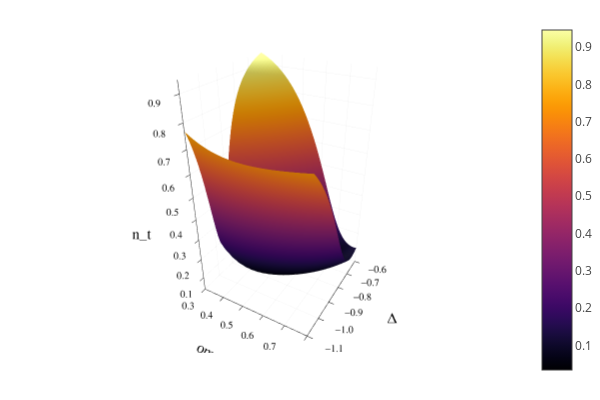

Notebook code for this chart:
### Code cell
data3d=CSV.read("delta_omega_sweep.csv", DataFrame)
nesurf=Array(data3d[:,Between(:x1, end)])
row=convert(Int64,size(nesurf)[2]/2)
nsurf=nesurf[:,1:row];
esurf=nesurf[:,row+1:end];
surface(data3d.omega,data3d.delta,nsurf,xlabel="omega",ylabel="Δ",zlabel="n_t",xticks=0.3:0.1:0.8,yticks=-1.1:0.1:-0.6,zticks=0:0.1:0.9)

### Figure 1 — Plotly figure (JSON) as saved in the notebook; plotly's stock layout.template omitted (floating-point values rounded to 4 significant figures; data arrays with more than 128 entries replaced by an {"elided": "..."} marker saying what was removed)
{"data": [{"colorbar": {"title": ""}, "colorscale": {"elided": "256x2 mixed values"}, "hoverinfo": "none", "name": "y1", "opacity": null, "scene": "scene", "showlegend": false, "showscale": true, "type": "surface", "x": [0.3, 0.31, 0.32, 0.33, 0.34, 0.35, 0.36, 0.37, 0.38, 0.39, 0.4, 0.41, 0.42, 0.43, 0.44, 0.45, 0.46, 0.47, 0.48, 0.49, 0.5, 0.51, 0.52, 0.53, 0.54, 0.55, 0.56, 0.57, 0.58, 0.59, 0.6, 0.61, 0.62, 0.63, 0.64, 0.65, 0.66, 0.67, 0.68, 0.69, 0.7, 0.71, 0.72, 0.73, 0.74, 0.75, 0.76, 0.77, 0.78, 0.79, 0.8], "xaxis": "x", "y": [-1.1, -1.09, -1.08, -1.07, -1.06, -1.05, -1.04, -1.03, -1.02, -1.01, -1, -0.99, -0.98, -0.97, -0.96, -0.95, -0.94, -0.93, -0.92, -0.91, -0.9, -0.89, -0.88, -0.87, -0.86, -0.85, -0.84, -0.83, -0.82, -0.81, -0.8, -0.79, -0.78, -0.77, -0.76, -0.75, -0.74, -0.73, -0.72, -0.71, -0.7, -0.69, -0.68, -0.67, -0.66, -0.65, -0.64, -0.63, -0.62, -0.61, -0.6], "yaxis": "y", "z": {"elided": "51x51 float values"}, "zaxis": "z", "zmax": 0.9463, "zmin": 0.03381}], "layout": {"annotations": [], "height": 400, "legend": {"bgcolor": "rgba(255, 255, 255, 1.000)", "bordercolor": "rgba(0, 0, 0, 1.000)", "borderwidth": 1, "font": {"color": "rgba(0, 0, 0, 1.000)", "family": "sans-serif", "size": 11}, "title": {"font": {"color": "rgba(0, 0, 0, 1.000)", "family": "sans-serif", "size": 15}, "text": ""}, "tracegroupgap": 0, "traceorder": "normal", "x": 1, "xanchor": "auto", "y": 1, "yanchor": "auto"}, "margin": {"b": 20, "l": 0, "r": 0, "t": 20}, "paper_bgcolor": "rgba(255, 255, 255, 1.000)", "plot_bgcolor": "rgba(255, 255, 255, 1.000)", "scene": {"camera": {"eye": {"x": 1.126, "y": -1.95, "z": 1.3}}, "domain": {"x": [0.09128, 0.9934], "y": [0.07581, 0.9902]}, "xaxis": {"gridcolor": "rgba(0, 0, 0, 0.100)", "gridwidth": 0.5, "linecolor": "rgba(0, 0, 0, 1.000)", "mirror": false, "range": [0.3, 0.8], "showgrid": true, "showline": true, "showticklabels": true, "tickangle": 0, "tickcolor": "rgb(0, 0, 0)", "tickfont": {"color": "rgba(0, 0, 0, 1.000)", "family": "sans-serif", "size": 11}, "tickmode": "array", "ticks": "inside", "ticktext": ["0.3", "0.4", "0.5", "0.6", "0.7", "0.8"], "tickvals": [0.3, 0.4, 0.5, 0.6, 0.7, 0.8], "title": "omega", "titlefont": {"color": "rgba(0, 0, 0, 1.000)", "family": "sans-serif", "size": 15}, "type": "-", "visible": true, "zeroline": false, "zerolinecolor": "rgba(0, 0, 0, 1.000)"}, "yaxis": {"gridcolor": "rgba(0, 0, 0, 0.100)", "gridwidth": 0.5, "linecolor": "rgba(0, 0, 0, 1.000)", "mirror": false, "range": [-1.1, -0.6], "showgrid": true, "showline": true, "showticklabels": true, "tickangle": 0, "tickcolor": "rgb(0, 0, 0)", "tickfont": {"color": "rgba(0, 0, 0, 1.000)", "family": "sans-serif", "size": 11}, "tickmode": "array", "ticks": "inside", "ticktext": ["−1.1", "−1.0", "−0.9", "−0.8", "−0.7", "−0.6"], "tickvals": [-1.1, -1, -0.9, -0.8, -0.7, -0.6], "title": "Δ", "titlefont": {"color": "rgba(0, 0, 0, 1.000)", "family": "sans-serif", "size": 15}, "type": "-", "visible": true, "zeroline": false, "zerolinecolor": "rgba(0, 0, 0, 1.000)"}, "zaxis": {"gridcolor": "rgba(0, 0, 0, 0.100)", "gridwidth": 0.5, "linecolor": "rgba(0, 0, 0, 1.000)", "mirror": false, "range": [0.03381, 0.9463], "showgrid": true, "showline": true, "showticklabels": true, "tickangle": 0, "tickcolor": "rgb(0, 0, 0)", "tickfont": {"color": "rgba(0, 0, 0, 1.000)", "family": "sans-serif", "size": 11}, "tickmode": "array", "ticks": "inside", "ticktext": ["0.1", "0.2", "0.3", "0.4", "0.5", "0.6", "0.7", "0.8", "0.9"], "tickvals": [0.1, 0.2, 0.3, 0.4, 0.5, 0.6, 0.7, 0.8, 0.9], "title": "n_t", "titlefont": {"color": "rgba(0, 0, 0, 1.000)", "family": "sans-serif", "size": 15}, "type": "-", "visible": true, "zeroline": false, "zerolinecolor": "rgba(0, 0, 0, 1.000)"}}, "showlegend": true, "width": 600}}
